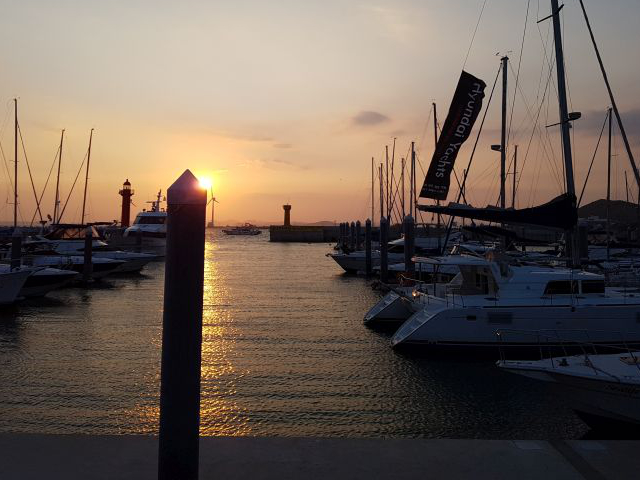
#> input picture img/yate.jpg, 640 x 480 px
$ python histo_equalize.py
#> lines starting #> are read from the running program, lines starting #| are printed output that depends on the picture
import cv2
import numpy as np
import matplotlib.pylab as plt

# 대상 영상을 그레이 스케일로 읽기
img = cv2.imread('../img/yate.jpg', cv2.IMREAD_GRAYSCALE)
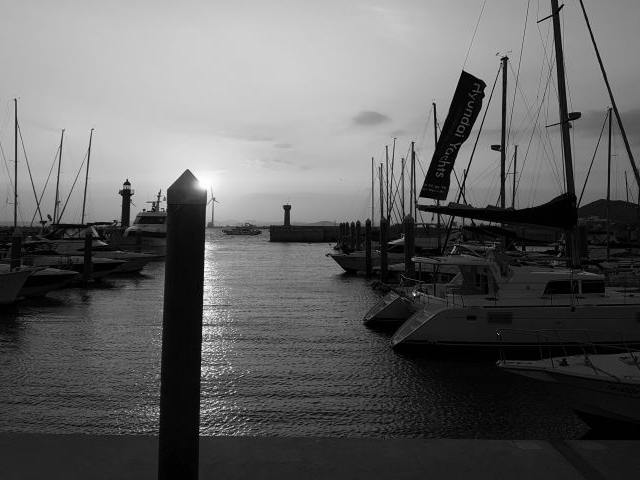
#> img: shape (480, 640); min 0, max 255, mean 98.1
rows, cols = img.shape[:2]
#> rows = 480; cols = 640

# 이퀄라이즈 연산을 직접 적용
hist = cv2.calcHist([img], [0], None, [256], [0,256])   # 히스토그램 계산
#> hist = 256 values, max 5912 at index 1, min 7 at index 255, mean 1200
cdf = hist.cumsum()                                     # 누적 히스토그램
#> cdf = 256 values from 1649 to 307200
cdf_m = np.ma.masked_equal(cdf, 0)                      # 0(zero)인 값을 NaN으로 제거
cdf_m = (cdf_m - cdf_m.min()) / (rows * cols) * 255      # 이퀄라이즈 히스토그램 계산
cdf = np.ma.filled(cdf_m, 0).astype('uint8')            # NaN을 다시 0으로 환원
#> cdf = 256 values from 0 to 253
img2 = cdf[img]                                         # 히스토그램을 픽셀로 매핑
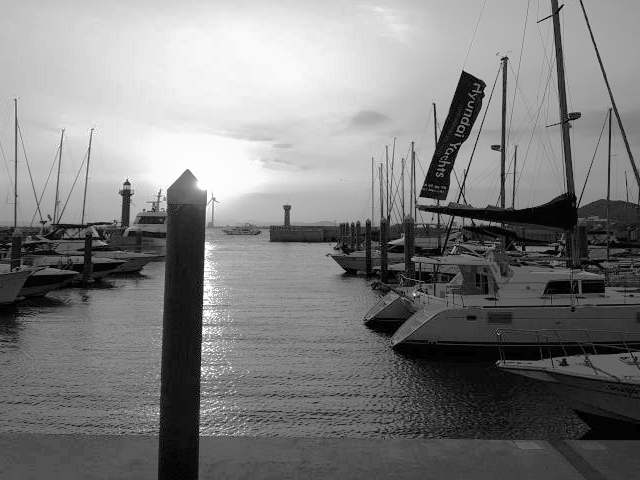
#> img2: shape (480, 640); min 0, max 253, mean 126.4

# OpenCV API로 이퀄라이즈 히스토그램 적용
img3 = cv2.equalizeHist(img)

# 이퀄라이즈 결과 히스토그램 계산
hist2 = cv2.calcHist([img2], [0], None, [256], [0, 256])
#> hist2 = 256 values, max 5912 at index 4, min 0 at index 1, mean 1200
hist3 = cv2.calcHist([img3], [0], None, [256], [0, 256])
#> hist3 = 256 values, max 5912 at index 5, min 0 at index 1, mean 1200

# 결과 출력
cv2.imshow('Before', img)
cv2.imshow('Manual', img2)
cv2.imshow('cv2.equalizeHist()', img3)

hists = {'Before' : hist, 'Manual' : hist2, 'cv2.normalize()' : hist3}

for i, (k, v) in enumerate(hists.items()):
    plt.subplot(1, 3, i+1)
    plt.title(k)
    plt.plot(v)
#> this loop made 3 passes
#> k on passes 1 to 3: 'Before', 'Manual', 'cv2.normalize()'

plt.show()
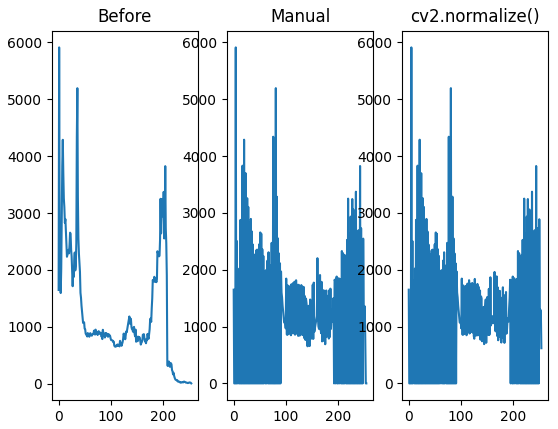
#> figure drawn by matplotlib, 3 panels; panel 1: curve peaks at x = 1, y = 5912; panel 2: curve peaks at x = 4, y = 5912; panel 3: curve peaks at x = 5, y = 5912
